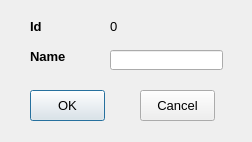
<?xml version="1.0" encoding="UTF-8"?>
<ui version="4.0">
 <class>EmployeePositionsAddModifyForm</class>
 <widget class="QDialog" name="EmployeePositionsAddModifyForm">
  <property name="geometry">
   <rect>
    <x>0</x>
    <y>0</y>
    <width>252</width>
    <height>142</height>
   </rect>
  </property>
  <property name="font">
   <font>
    <pointsize>10</pointsize>
   </font>
  </property>
  <property name="windowTitle">
   <string>Dialog</string>
  </property>
  <property name="windowIcon">
   <iconset resource="MyResources.qrc">
    <normaloff>:/Images/employee position pic.png</normaloff>:/Images/employee position pic.png</iconset>
  </property>
  <widget class="QLabel" name="lblId">
   <property name="geometry">
    <rect>
     <x>110</x>
     <y>20</y>
     <width>47</width>
     <height>13</height>
    </rect>
   </property>
   <property name="text">
    <string>0</string>
   </property>
  </widget>
  <widget class="QLabel" name="lbllblId">
   <property name="geometry">
    <rect>
     <x>30</x>
     <y>20</y>
     <width>47</width>
     <height>13</height>
    </rect>
   </property>
   <property name="font">
    <font>
     <pointsize>10</pointsize>
     <weight>75</weight>
     <bold>true</bold>
    </font>
   </property>
   <property name="text">
    <string>Id</string>
   </property>
  </widget>
  <widget class="QPushButton" name="pbtOk">
   <property name="geometry">
    <rect>
     <x>30</x>
     <y>90</y>
     <width>75</width>
     <height>31</height>
    </rect>
   </property>
   <property name="text">
    <string>OK</string>
   </property>
  </widget>
  <widget class="QLineEdit" name="ledName">
   <property name="geometry">
    <rect>
     <x>110</x>
     <y>50</y>
     <width>113</width>
     <height>20</height>
    </rect>
   </property>
  </widget>
  <widget class="QLabel" name="label_2">
   <property name="geometry">
    <rect>
     <x>30</x>
     <y>50</y>
     <width>47</width>
     <height>13</height>
    </rect>
   </property>
   <property name="font">
    <font>
     <pointsize>10</pointsize>
     <weight>75</weight>
     <bold>true</bold>
    </font>
   </property>
   <property name="text">
    <string>Name</string>
   </property>
  </widget>
  <widget class="QPushButton" name="pbtCancel">
   <property name="geometry">
    <rect>
     <x>140</x>
     <y>90</y>
     <width>75</width>
     <height>31</height>
    </rect>
   </property>
   <property name="text">
    <string>Cancel</string>
   </property>
  </widget>
 </widget>
 <resources>
  <include location="MyResources.qrc"/>
 </resources>
 <connections/>
</ui>
